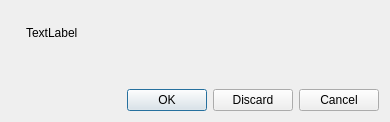
<?xml version="1.0" encoding="UTF-8"?>
<ui version="4.0">
 <class>DesktopUpdateAvailableDialog</class>
 <widget class="QDialog" name="DesktopUpdateAvailableDialog">
  <property name="geometry">
   <rect>
    <x>0</x>
    <y>0</y>
    <width>390</width>
    <height>122</height>
   </rect>
  </property>
  <property name="windowTitle">
   <string>New Version Available</string>
  </property>
  <layout class="QVBoxLayout" name="verticalLayout">
   <property name="spacing">
    <number>3</number>
   </property>
   <item>
    <layout class="QHBoxLayout" name="horizontalLayout">
     <property name="spacing">
      <number>8</number>
     </property>
     <item>
      <widget class="QLabel" name="lblIcon">
       <property name="text">
        <string/>
       </property>
       <property name="pixmap">
        <pixmap resource="desktop.qrc">:/icons/resources/logo/rstudio_logo_64.png</pixmap>
       </property>
      </widget>
     </item>
     <item>
      <widget class="QLabel" name="label">
       <property name="sizePolicy">
        <sizepolicy hsizetype="Preferred" vsizetype="Preferred">
         <horstretch>1</horstretch>
         <verstretch>0</verstretch>
        </sizepolicy>
       </property>
       <property name="text">
        <string>TextLabel</string>
       </property>
       <property name="textFormat">
        <enum>Qt::RichText</enum>
       </property>
       <property name="alignment">
        <set>Qt::AlignLeading|Qt::AlignLeft|Qt::AlignVCenter</set>
       </property>
       <property name="wordWrap">
        <bool>true</bool>
       </property>
       <property name="margin">
        <number>3</number>
       </property>
      </widget>
     </item>
    </layout>
   </item>
   <item>
    <spacer name="verticalSpacer">
     <property name="orientation">
      <enum>Qt::Vertical</enum>
     </property>
     <property name="sizeType">
      <enum>QSizePolicy::Fixed</enum>
     </property>
     <property name="sizeHint" stdset="0">
      <size>
       <width>20</width>
       <height>30</height>
      </size>
     </property>
    </spacer>
   </item>
   <item>
    <widget class="QDialogButtonBox" name="buttonBox">
     <property name="orientation">
      <enum>Qt::Horizontal</enum>
     </property>
     <property name="standardButtons">
      <set>QDialogButtonBox::Cancel|QDialogButtonBox::Discard|QDialogButtonBox::Ok</set>
     </property>
     <property name="centerButtons">
      <bool>false</bool>
     </property>
    </widget>
   </item>
  </layout>
 </widget>
 <resources>
  <include location="desktop.qrc"/>
 </resources>
 <connections>
  <connection>
   <sender>buttonBox</sender>
   <signal>accepted()</signal>
   <receiver>DesktopUpdateAvailableDialog</receiver>
   <slot>accept()</slot>
   <hints>
    <hint type="sourcelabel">
     <x>248</x>
     <y>254</y>
    </hint>
    <hint type="destinationlabel">
     <x>157</x>
     <y>274</y>
    </hint>
   </hints>
  </connection>
  <connection>
   <sender>buttonBox</sender>
   <signal>rejected()</signal>
   <receiver>DesktopUpdateAvailableDialog</receiver>
   <slot>reject()</slot>
   <hints>
    <hint type="sourcelabel">
     <x>316</x>
     <y>260</y>
    </hint>
    <hint type="destinationlabel">
     <x>286</x>
     <y>274</y>
    </hint>
   </hints>
  </connection>
 </connections>
</ui>
